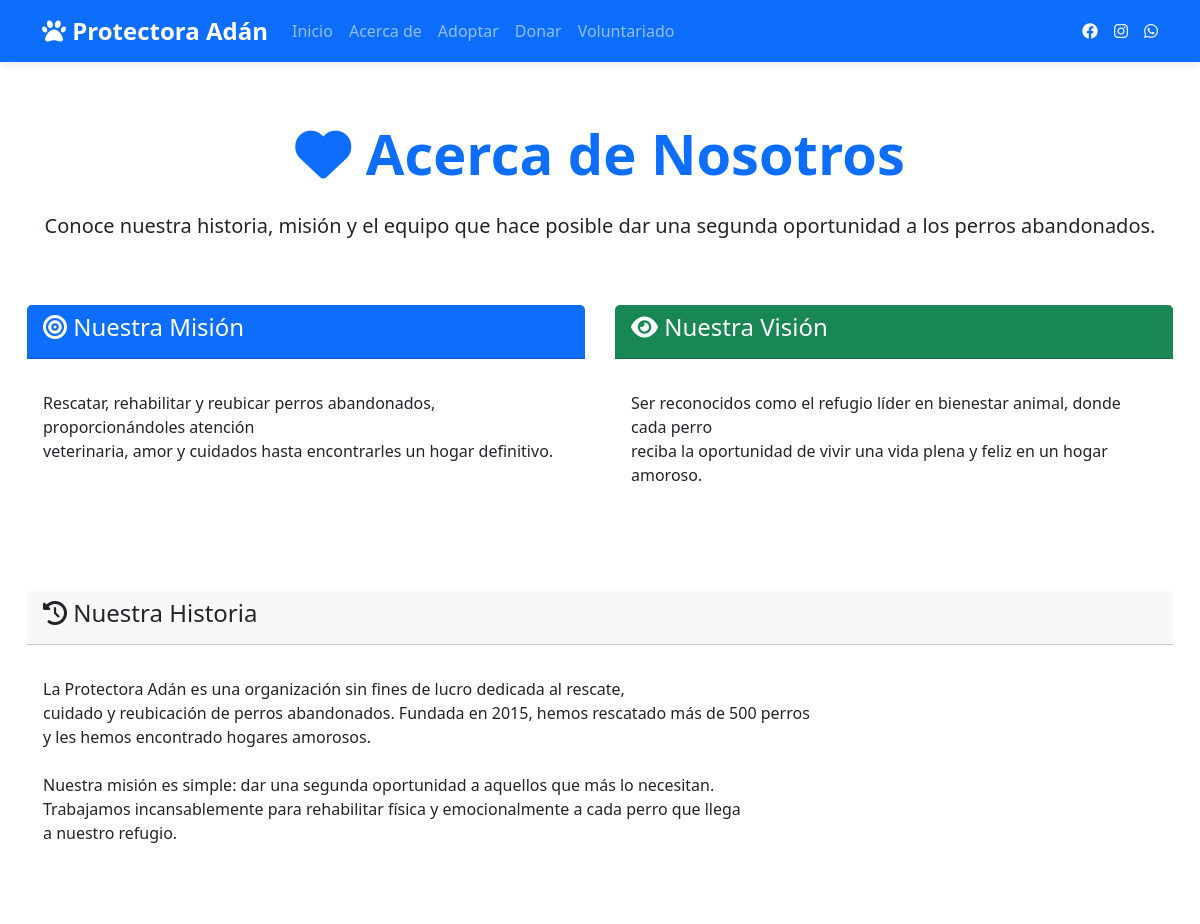
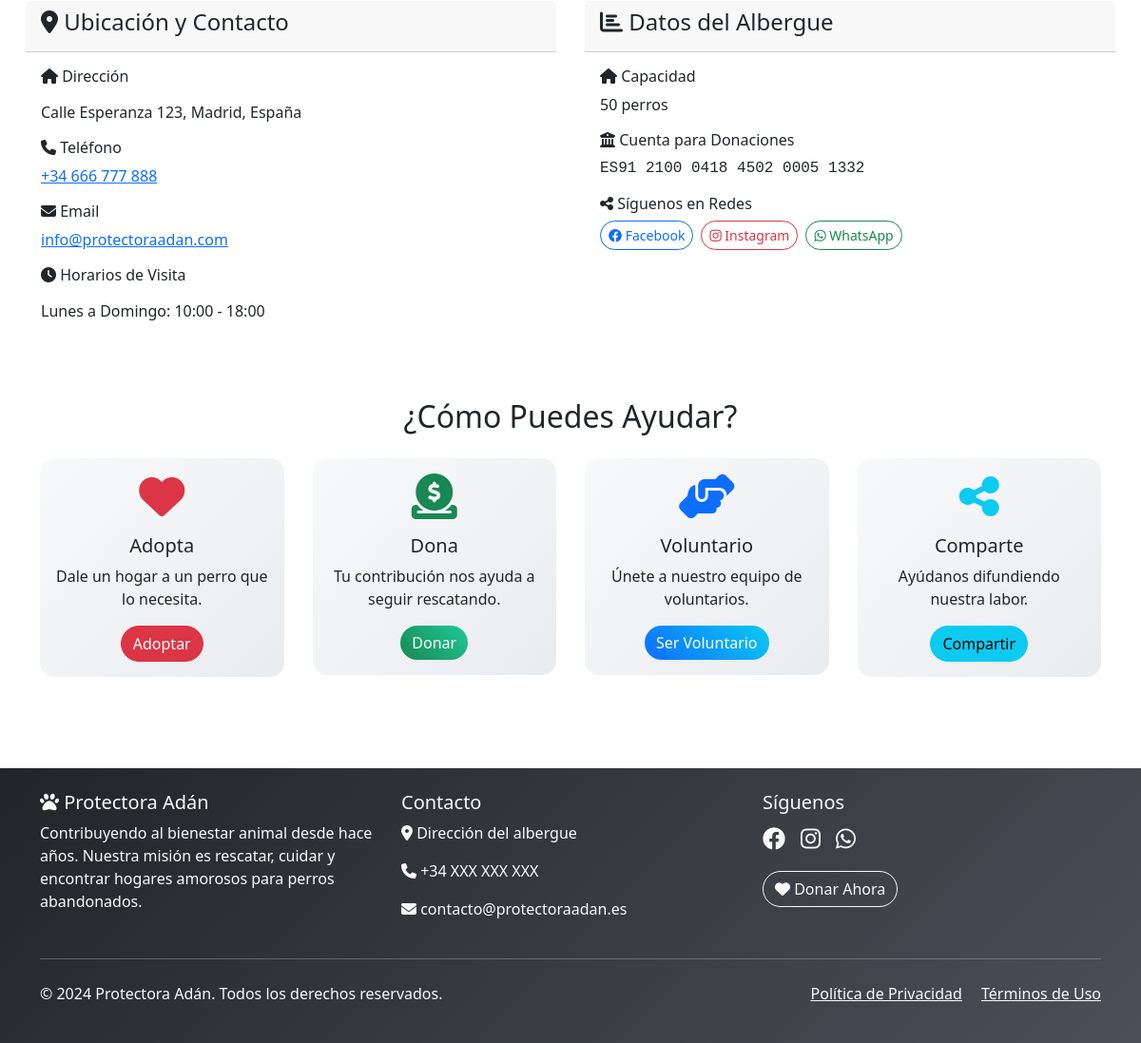
The page /about/ on the database its author committed (2 pictures, top to bottom).
### core/models.py (models this page shows, shortened)
class InformacionAlbergue(models.Model):
    nombre = models.CharField(max_length=200, default="Protectora Adán")
    mision = models.TextField()
    vision = models.TextField()
    historia = models.TextField()
    direccion = models.TextField()
    telefono = models.CharField(max_length=20)
    email = models.EmailField()
    horarios = models.TextField()
    facebook_url = models.URLField(blank=True)
    instagram_url = models.URLField(blank=True)
    twitter_url = models.URLField(blank=True)
    whatsapp = models.CharField(max_length=20, blank=True)
    numero_cuenta = models.CharField(max_length=50, blank=True, help_text="Número de cuenta para donaciones")
    capacidad_perros = models.PositiveIntegerField(default=0)
    class Meta:
        verbose_name = "Información del albergue"
        verbose_name_plural = "Información del albergue"

### core/views.py (the view)
# urls.py: path('about/', views.about, name='about'),
def about(request):
    try:
        info_albergue = InformacionAlbergue.objects.first()
    except InformacionAlbergue.DoesNotExist:
        info_albergue = None
    context = {
        'info_albergue': info_albergue,
    }
    return render(request, 'core/about.html', context)

### templates/core/about.html (shortened to what this page needs)
{% extends 'base.html' %}
{% load static %}
{% block content %}
<div class="about-page">
<div class="container py-5">
    <div class="row mb-5">
        <div class="col-12 text-center">
            <h1 class="display-4 fw-bold text-primary mb-4">
                <i class="fas fa-heart"></i> Acerca de Nosotros
            </h1>
            <p class="lead">Conoce nuestra historia, misión y el equipo que hace posible dar una segunda oportunidad a los perros abandonados.</p>
        </div>
    </div>
    {% if info_albergue %}
    <div class="row mb-5">
        <div class="col-lg-6 mb-4">
            <div class="card h-100 border-primary">
                <div class="card-header bg-primary text-white">
                    <h4><i class="fas fa-bullseye"></i> Nuestra Misión</h4>
                </div>
                <div class="card-body">
                    <p class="card-text">{{ info_albergue.mision|linebreaks }}</p>
                </div>
            </div>
        </div>
        <div class="col-lg-6 mb-4">
            <div class="card h-100 border-success">
                <div class="card-header bg-success text-white">
                    <h4><i class="fas fa-eye"></i> Nuestra Visión</h4>
                </div>
                <div class="card-body">
                    <p class="card-text">{{ info_albergue.vision|linebreaks }}</p>
                </div>
            </div>
        </div>
    </div>
    <div class="row mb-5">
        <div class="col-12">
            <div class="card">
                <div class="card-header">
                    <h4><i class="fas fa-history"></i> Nuestra Historia</h4>
                </div>
                <div class="card-body">
                    <p class="card-text">{{ info_albergue.historia|linebreaks }}</p>
                </div>
            </div>
        </div>
    </div>
    <div class="row mb-5">
        <div class="col-lg-6">
            <div class="card">
                <div class="card-header">
                    <h4><i class="fas fa-map-marker-alt"></i> Ubicación y Contacto</h4>
                </div>
                <div class="card-body">
                    <div class="mb-3">
                        <h6><i class="fas fa-home"></i> Dirección</h6>
                        <p>{{ info_albergue.direccion|linebreaks }}</p>
                    </div>
                    <div class="mb-3">
                        <h6><i class="fas fa-phone"></i> Teléfono</h6>
                        <p><a href="tel:{{ info_albergue.telefono }}">{{ info_albergue.telefono }}</a></p>
                    </div>
                    <div class="mb-3">
                        <h6><i class="fas fa-envelope"></i> Email</h6>
                        <p><a href="mailto:{{ info_albergue.email }}">{{ info_albergue.email }}</a></p>
                    </div>
                    <div class="mb-3">
                        <h6><i class="fas fa-clock"></i> Horarios de Visita</h6>
                        <p>{{ info_albergue.horarios|linebreaks }}</p>
                    </div>
                </div>
            </div>
        </div>
        <div class="col-lg-6">
            <div class="card">
                <div class="card-header">
                    <h4><i class="fas fa-chart-bar"></i> Datos del Albergue</h4>
                </div>
                <div class="card-body">
                    <div class="mb-3">
                        <h6><i class="fas fa-home"></i> Capacidad</h6>
                        <p>{{ info_albergue.capacidad_perros }} perros</p>
                    </div>
                    {% if info_albergue.numero_cuenta %}
                    <div class="mb-3">
                        <h6><i class="fas fa-university"></i> Cuenta para Donaciones</h6>
                        <p class="font-monospace">{{ info_albergue.numero_cuenta }}</p>
                    </div>
                    {% endif %}
                    <div class="mb-3">
                        <h6><i class="fas fa-share-alt"></i> Síguenos en Redes</h6>
                        <div class="d-flex flex-wrap gap-2">
                            {% if info_albergue.facebook_url %}
                            <a href="{{ info_albergue.facebook_url }}" target="_blank" class="btn btn-outline-primary btn-sm">
                                <i class="fab fa-facebook"></i> Facebook
                            </a>
                            {% endif %}
                            {% if info_albergue.instagram_url %}
                            <a href="{{ info_albergue.instagram_url }}" target="_blank" class="btn btn-outline-danger btn-sm">
                                <i class="fab fa-instagram"></i> Instagram
                            </a>
                            {% endif %}
                            {% if info_albergue.whatsapp %}
                            <a href="https://wa.me/{{ info_albergue.whatsapp }}" target="_blank" class="btn btn-outline-success btn-sm">
                                <i class="fab fa-whatsapp"></i> WhatsApp
                            </a>
                            {% endif %}
                        </div>
                    </div>
                </div>
            </div>
        </div>
    </div>
    {% endif %}
    <div class="row">
        <div class="col-12">
            <h2 class="text-center mb-4">¿Cómo Puedes Ayudar?</h2>
            <div class="row g-4">
                <div class="col-md-3">
                    <div class="card text-center border-0 bg-light">
                        <div class="card-body">
                            <i class="fas fa-heart fa-3x text-danger mb-3"></i>
                            <h5>Adopta</h5>
                            <p>Dale un hogar a un perro que lo necesita.</p>
                            <a href="{% url 'adopciones:lista_perros' %}" class="btn btn-danger">Adoptar</a>
                        </div>
                    </div>
                </div>
                <div class="col-md-3">
                    <div class="card text-center border-0 bg-light">
                        <div class="card-body">
                            <i class="fas fa-donate fa-3x text-success mb-3"></i>
                            <h5>Dona</h5>
                            <p>Tu contribución nos ayuda a seguir rescatando.</p>
                            <a href="{% url 'donaciones:donar' %}" class="btn btn-success">Donar</a>
                        </div>
                    </div>
                </div>
                <div class="col-md-3">
                    <div class="card text-center border-0 bg-light">
                        <div class="card-body">
                            <i class="fas fa-hands-helping fa-3x text-primary mb-3"></i>
                            <h5>Voluntario</h5>
                            <p>Únete a nuestro equipo de voluntarios.</p>
                            <a href="{% url 'core:voluntariado' %}" class="btn btn-primary">Ser Voluntario</a>
                        </div>
                    </div>
                </div>
                <div class="col-md-3">
                    <div class="card text-center border-0 bg-light">
                        <div class="card-body">
                            <i class="fas fa-share-alt fa-3x text-info mb-3"></i>
                            <h5>Comparte</h5>
                            <p>Ayúdanos difundiendo nuestra labor.</p>
                            <button class="btn btn-info share-btn" data-url="{{ request.build_absolute_uri }}" data-text="Conoce la Protectora Adán">Compartir</button>
                        </div>
                    </div>
                </div>
            </div>
        </div>
    </div>
    </div>
</div>
{% endblock %}

### static/css/style.css (style rules this page uses)
:root { --primary-color: #0d6efd; --secondary-color: #6c757d; --success-color: #198754; --info-color: #0dcaf0; --warning-color: #ffc107; --danger-color: #dc3545; --light-color: #f8f9fa; --dark-color: #212529; }
.card { transition: transform 0.3s ease, box-shadow 0.3s ease; border: none; border-radius: 15px; }
.btn { border-radius: 25px; font-weight: 500; transition: all 0.3s ease; }
.btn-primary { background: linear-gradient(45deg, var(--primary-color), #0dcaf0); border: none; }
.btn-success { background: linear-gradient(45deg, var(--success-color), #20c997); border: none; }
.bg-light { background: linear-gradient(135deg, #f8f9fa 0%, #e9ecef 100%) !important; }
.about-page { width: 100%; overflow-x: hidden; }
.about-page .container { max-width: 100%; overflow-x: hidden; }
.about-page .row { margin-left: 0; margin-right: 0; }
.about-page [class*="col-"] { padding-left: 15px; padding-right: 15px; }
.about-page .card { word-wrap: break-word; overflow-wrap: break-word; }

### rows shown on the page
InformacionAlbergue: mision "Rescatar, rehabilitar y reubicar perros abandonados, proporcionándoles atención veterinaria, amor y cuidados hasta encontrarles un hogar definitivo.", vision "Ser reconocidos como el refugio líder en bienestar animal, donde cada perro reciba la oportunidad de vivir una vida plena y feliz en un hogar amoroso.", historia "La Protectora Adán es una organización sin fines de lucro dedicada al rescate, cuidado y reubicación de perros abandonados. Fundada en 2015, hemos rescatado más de 500 perros y les hemos encontrado hogares amorosos. Nuestra misión es simple: dar una segunda oportunidad a aquellos que más lo necesitan. Trabajamos incansablemente para rehabilitar física y emocionalmente a cada perro que llega a nuestro refugio.", direccion "Calle Esperanza 123, Madrid, España", telefono "+34 666 777 888", email "info@protectoraadan.com", horarios "Lunes a Domingo: 10:00 - 18:00", capacidad_perros "50", numero_cuenta "ES91 2100 0418 4502 0005 1332"
